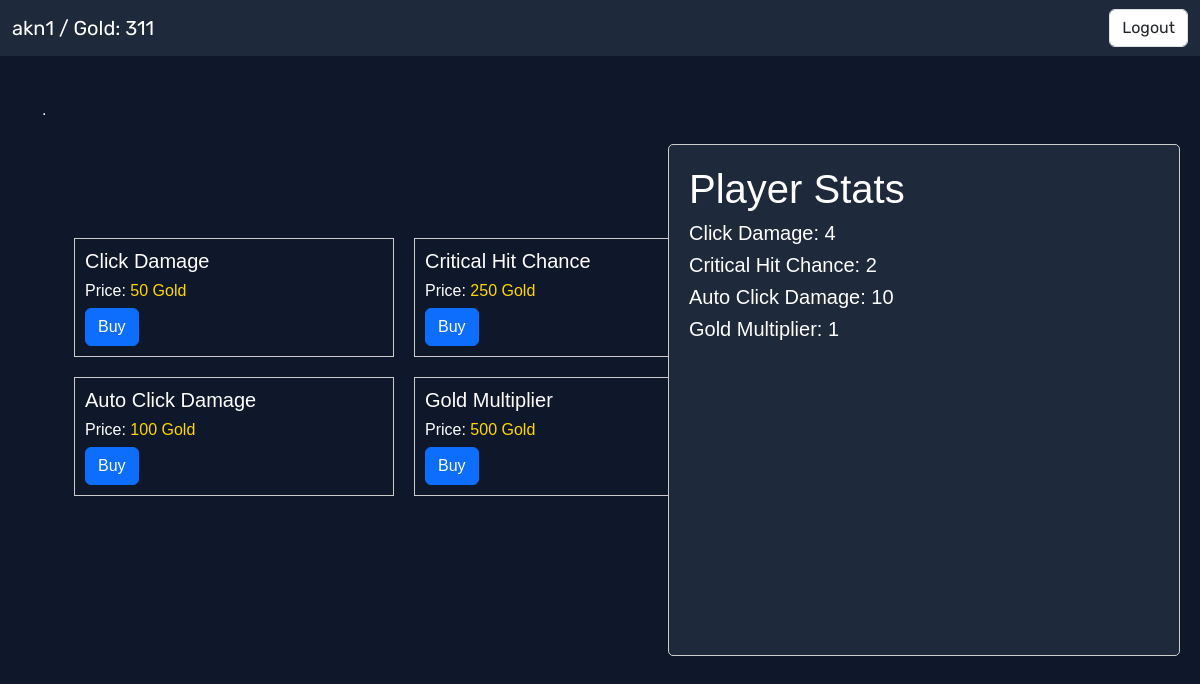
/server/index.php (signed in), run on the app's committed database.
### tables this page shows
CREATE TABLE `users` (
  `id` int(11) NOT NULL,
  `username` varchar(32) NOT NULL,
  `password` varchar(100) NOT NULL,
  `is_admin` tinyint(1) DEFAULT 0,
  `gold` int(11) DEFAULT 0,
  `level` int(11) DEFAULT 1,
  `damage` int(11) DEFAULT 1,
  `crit_chance` int(11) DEFAULT 1,
  `auto_click_damage` int(11) DEFAULT 0,
  `gold_multiplier` int(11) DEFAULT 1
);

CREATE TABLE `items` (
  `id` int(11) NOT NULL,
  `name` varchar(100) NOT NULL,
  `description` text DEFAULT NULL,
  `image_url` varchar(255) DEFAULT NULL,
  `price` int(10) NOT NULL
);

### server/index.php (the view, shortened to what this page needs)
<?php
require_once "connection.php";
if(isset($_SESSION["username"])) {
    $username = $_SESSION["username"];
    $sql = "SELECT gold, level, is_admin, damage, crit_chance, auto_click_damage, gold_multiplier FROM users WHERE username = ?";
    $stmt = $conn->prepare($sql);
    $stmt->bind_param("s", $username);
    $stmt->execute();
    $stmt->bind_result($gold_value, $level_value, $is_admin, $damage, $crit_chance, $auto_click_damage, $gold_multiplier);
} else {
    echo "Username not found in session";
}
?>
<!DOCTYPE html>
<html lang="en">
<head>
    <link href="https://cdn.jsdelivr.net/npm/bootstrap@5.3.3/dist/css/bootstrap.min.css" rel="stylesheet">
    <link rel="stylesheet" href="styles.css">
</head>
<body>
    <nav class="navbar">
    <div class="container-fluid">
        <a class="navbar-brand"><?php echo $username; ?> / Gold: <?php echo $gold_value; ?></a>
        <form class="form-inline my-2 my-lg-0" action="" method="post">
        <input class="form-control mr-sm-2" type="submit" value="Logout">
        </form>
    </div>
    </nav>
    <?php if (isset($_GET['success'])): ?>
        <div class="alert alert-success" role="alert">
            Purchase successful!
        </div>
    <?php else: ?>
        <div class="alert" role="alert">
            .
        </div>
    <?php endif; ?>
<?php
$itemsQuery = "SELECT id, name, description, image_url, price FROM items";
$result = $conn->query($itemsQuery);
?>
    <div class="item-container">
        <?php if ($result->num_rows > 0): ?>
            <?php foreach ($result as $item): ?>
                <div class="item">
                    <h5><?php echo $item['name']; ?></h5>
                    <h6> Price: <a class="price"><?php echo $item['price']; ?> Gold </a></h6>
                    <form action="buy_item.php" method="post">
                        <input type="submit" class="btn btn-primary" value="Buy">
                    </form>
                </div>
            <?php endforeach; ?>
        <?php endif; ?>
    </div>
    <div class="player-stats">
        <h1>Player Stats</h1>
        <h5>Click Damage: <?php echo $damage; ?></h5>
        <h5>Critical Hit Chance: <?php echo $crit_chance; ?></h5>
        <h5>Auto Click Damage: <?php echo $auto_click_damage; ?></h5>
        <h5>Gold Multiplier: <?php echo $gold_multiplier; ?></h5>
    </div>
</body>
</html>

### server/styles.css (style rules this page uses)
body { font-family: "Cinzel", sans-serif; background-color: rgb(15 23 42); color: white; }
.form-control { font-family: "Rubik", sans-serif; }
.navbar-brand { font-family: "Rubik", sans-serif; }
.navbar { background-color: #1e293b; }
.navbar-brand { color: white; }
.item-container { display: flex; flex-wrap: wrap; padding: 64px; width: 70%; }
.item { margin: 10px; padding: 10px; border: 1px solid #ccc; width: 320px; display: flex; flex-direction: column; justify-content: space-between; }
.price { color: gold; text-decoration: none; }
.player-stats { position: fixed; top: 50%; right: 20px; transform: translateY(-50%); border: 1px solid #ccc; border-radius: 5px; background-color: #1e293b; margin: auto; padding: 20px; width: 512px; height: 512px; }
.alert { margin: 25px; }

### data on the page
users: gold "311", damage "4", crit_chance "2", auto_click_damage "10", gold_multiplier "1"
items: name "Click Damage", price "50"
items: name "Critical Hit Chance", price "250"
items: name "Auto Click Damage", price "100"
items: name "Gold Multiplier", price "500"

### other printed values
$username "akn1"
